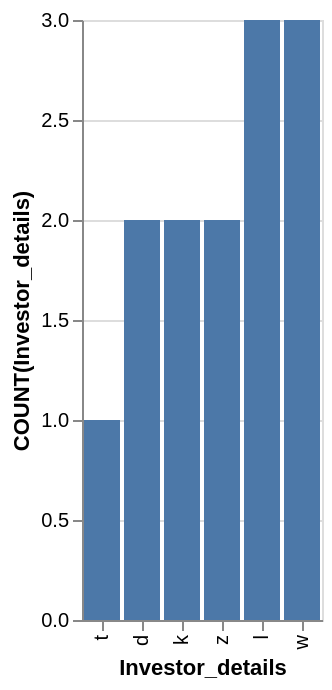

Write a Vega-Lite specification for this figure.
### Vega-Lite specification from a JSON file in a GitHub repository (floating-point values rounded to 4 significant figures)
{"data": {"values": [{"x_data": "t", "y_data": 1}, {"x_data": "d", "y_data": 2}, {"x_data": "k", "y_data": 2}, {"x_data": "z", "y_data": 2}, {"x_data": "l", "y_data": 3}, {"x_data": "w", "y_data": 3}]}, "mark": "bar", "encoding": {"x": {"field": "x_data", "type": "nominal", "title": "Investor_details", "sort": {"op": "sum", "field": "y_data", "order": "ascending"}}, "y": {"field": "y_data", "type": "quantitative", "title": "COUNT(Investor_details)"}}}
